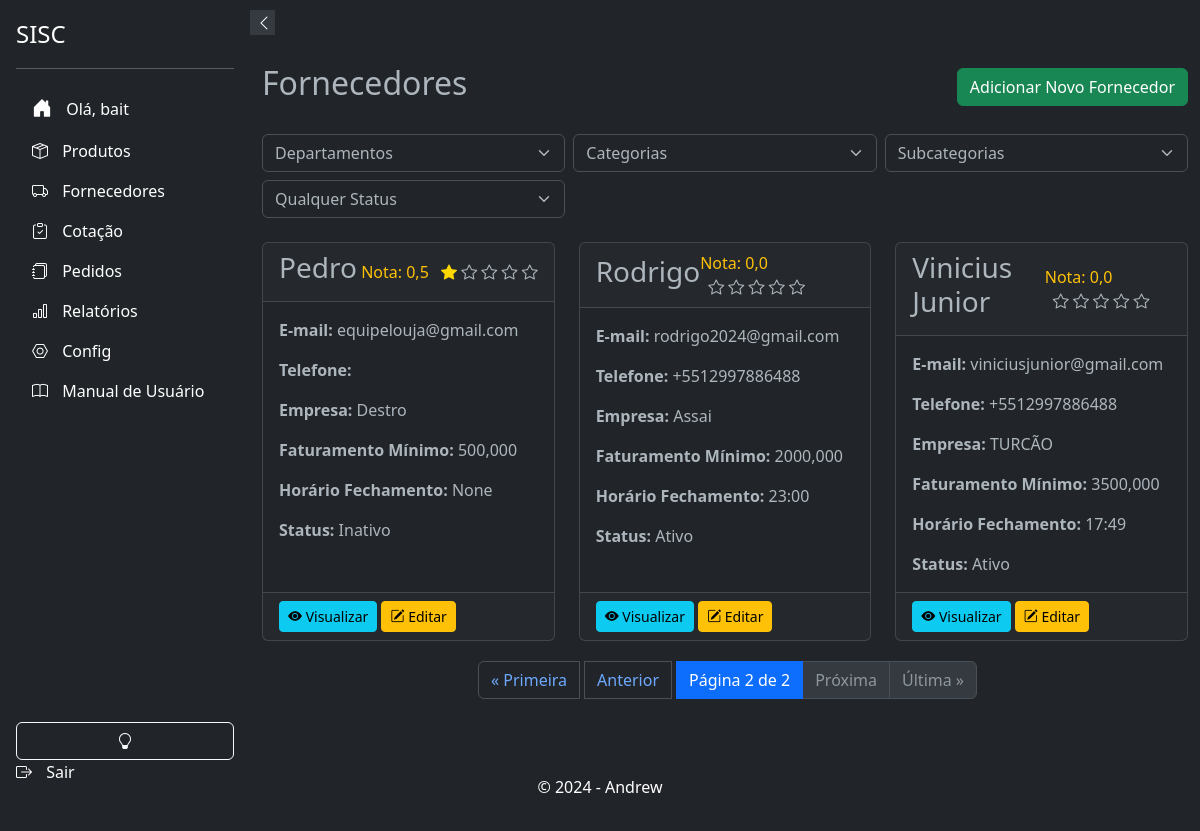
/suppliers/?page=2 (signed in), run on an earlier commit of the app's database.
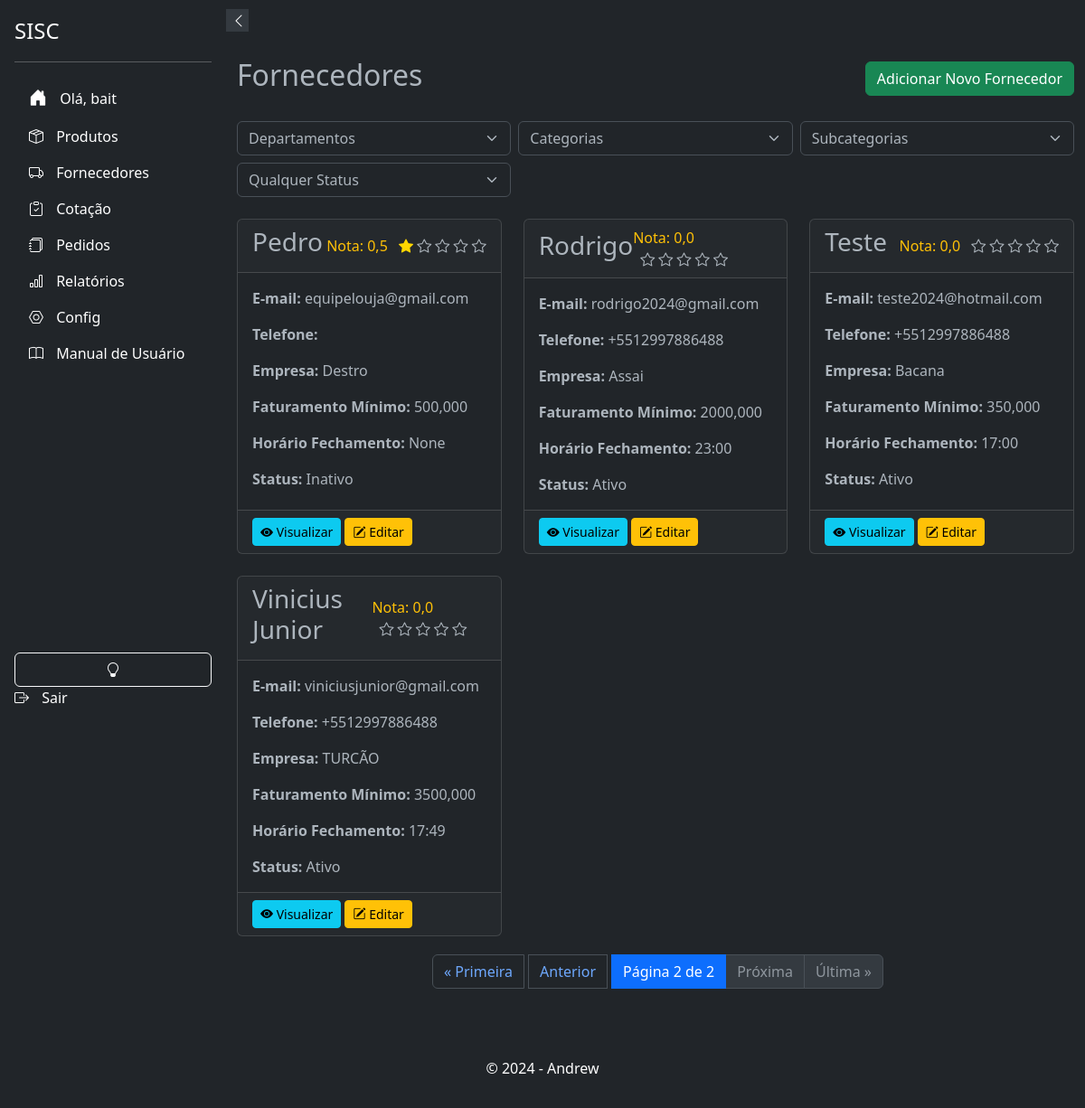
And on a later commit of the database.
### suppliers/models.py (models this page shows, shortened)
class Supplier(models.Model):
    user = models.ForeignKey(settings.AUTH_USER_MODEL, on_delete=models.CASCADE, blank=True, null=True)
    name = models.CharField(max_length=255)
    email = models.EmailField(unique=True)
    phone_regex = RegexValidator(regex=r'^\+?\d{10,15}$', message="Número de telefone no formato: '+999999999'. Até 15 dígitos.", )
    phone = models.CharField(validators=[phone_regex], max_length=17, blank=True)
    company = models.CharField(max_length=255, null=True, blank=True)
    cnpj = models.CharField(max_length=18, unique=True, validators=[validate_cnpj], null=True, blank=True)
    active = models.BooleanField(default=True, verbose_name="Ativo")
    address_line_1 = models.CharField("Endereço", max_length=255, null=True, blank=True)
    address_line_2 = models.CharField("Complemento", max_length=255, null=True, blank=True)
    city = models.CharField("Cidade", max_length=100, null=True, blank=True)
    state = models.CharField("Estado", max_length=50, null=True, blank=True)
    zip_code = models.CharField("CEP", max_length=10, null=True, blank=True)
    minimum_order_value = models.DecimalField("Valor Mínimo para Pedido", max_digits=10, decimal_places=3, validators=[MinValueValidator(0)], null=True, blank=True)
    order_response_deadline = models.TimeField("Prazo de Resposta para Pedidos", null=True, blank=True)
    departments = models.ManyToManyField('products.Departamento', related_name='suppliers', blank=True)
    categories = models.ManyToManyField(Category, blank=True, verbose_name="Categorias")
    subcategories = models.ManyToManyField(Subcategory, blank=True, verbose_name="Subcategorias")
    brands = models.ManyToManyField(Brand,  blank=True, verbose_name="Marcas")
    created_at = models.DateTimeField(auto_now_add=False, default=datetime.datetime.now, null=True, blank=True)
    updated_at = models.DateTimeField(auto_now=True, verbose_name="Atualizado em")
    deleted = models.BooleanField(default=False)
    holiday_cover_name = models.CharField("Nome do Fornecedor de Férias", max_length=255, null=True, blank=True)
    holiday_cover_email = models.EmailField("Email do Fornecedor de Férias", null=True, blank=True)
    holiday_cover_phone = models.CharField("Telefone do Fornecedor de Férias", validators=[phone_regex], max_length=17, blank=True, null=True)
    observation = models.TextField("Observação", null=True, blank=True)
    delivery_days = models.CharField("Dias de Entrega", max_length=100, blank=True, null=True)
    quality_rating = models.IntegerField(default=0, blank=True, null=True)
    delivery_time_rating = models.IntegerField(default=0, blank=True, null=True)
    price_rating = models.IntegerField(default=0, blank=True, null=True)
    reliability_rating = models.IntegerField(default=0, blank=True, null=True)
    flexibility_rating = models.IntegerField(default=0, blank=True, null=True)
    partnership_rating = models.IntegerField(default=0, blank=True, null=True)
    comments = models.TextField("Comentários", max_length=100, blank=True, null=True)
    billing_deadline_choices = [
        ('1-2', '1 a 2 dias úteis'),
        ('3-5', '3 a 5 dias úteis'),
        ('6-10', '6 a 10 dias úteis'),
        ('11-15', '11 a 15 dias úteis'),
        ('15+', 'Mais de 15 dias úteis'),
        ('negotiable', 'A combinar')
    ]
    billing_deadline = models.CharField(max_length=20, choices=billing_deadline_choices, default='1-2', verbose_name="Prazo de Faturamento")
    specific_billing_deadline = models.CharField(max_length=50, blank=True, null=True, verbose_name="Prazo Específico de Faturamento")
    class Meta:
        ordering = ['name']
    def average_rating(self):
        ratings = [self.quality_rating, self.delivery_time_rating, self.flexibility_rating, self.partnership_rating]
        ratings = [rating for rating in ratings if rating is not None]
        if ratings:
            return sum(ratings) / len(ratings)
        return None

### suppliers/views.py (the view)
# urls.py: path('', SupplierListView.as_view(), name='supplier_list'),
@method_decorator(login_required(login_url='login'), name='dispatch') # Decorador para exigir login
class SupplierListView(ListView):  # View para listar fornecedores
    model = Supplier # Modelo a ser utilizado
    template_name = 'suppliers/supplier_list.html' # Template a ser utilizado
    context_object_name = 'suppliers' # Nome do objeto de contexto
    paginate_by = 6
    def get_queryset(self): # Método para filtrar os fornecedores
        queryset = super().get_queryset()
        department_id = self.request.GET.get('department')
        category_id = self.request.GET.get('category')
        subcategory_id = self.request.GET.get('subcategory')
        status = self.request.GET.get('status')
        if department_id: # Se department_id não estiver vazio
            queryset = queryset.filter(departments__id=department_id) # Filtra os fornecedores pelo departamento
        if category_id:
            queryset = queryset.filter(categories__id=category_id)
        if subcategory_id:
            queryset = queryset.filter(subcategories__id=subcategory_id)
        if status:
            queryset = queryset.filter(active=status == 'True')
        return queryset
    def get_context_data(self, **kwargs): # Adiciona os departamentos ao contexto
        context = super().get_context_data(**kwargs)
        context['suppliers'] = context['object_list']  # Adiciona 'suppliers' ao contexto
        context['departments'] = Departamento.objects.all()
        context['categories'] = Category.objects.all()
        context['subcategories'] = Subcategory.objects.all()
        context['form'] = SupplierFilterForm(self.request.GET or None)
        context['status_form'] = SupplierStatusFilterForm(self.request.GET or None)
        return context

### suppliers/forms.py
class SupplierStatusFilterForm(forms.Form): # Formulário para filtrar fornecedores por status
    STATUS_CHOICES = [
        ('', 'Todos'),
        (True, 'Ativo'),
        (False, 'Inativo'),
    ]
    status = forms.ChoiceField(choices=STATUS_CHOICES, required=False, label='Status', widget=forms.Select(attrs={'onchange': 'this.form.submit();'}))

### suppliers/templates/suppliers/supplier_list.html (shortened to what the changed rows need)
{% extends "base.html" %}
{% load static %}
{% load i18n %}
{% load tz %}
{% block content %}
<div class="container py-4">
    <div class="d-flex justify-content-between align-items-center mb-4">
        <h2>Fornecedores</h2>
    </div>
    <br>
    <div class="row row-cols-1 row-cols-md-3 g-4">
        {% for supplier in suppliers %}
        <div class="col">
            <div class="card h-100 card-hover" onclick="location.href='{% url 'suppliers:supplier_detail' supplier.id %}'">
                <div class="card-header d-flex align-items-center justify-content-between">
                    <h3 class="card-title">{{ supplier.name }}</h3>
                    <div>
                        <span class="text-warning">Nota: {{ supplier.average_rating|floatformat:"1" }}</span>
                        <div class="rating ms-2 d-inline-block">
                            {% for i in "12345" %}
                                {% if forloop.counter <= supplier.average_rating|floatformat:"0"|add:"0" %}
                                    <i class="bi bi-star-fill"></i>
                                {% elif forloop.counter == supplier.average_rating|floatformat:"0"|add:"0"|add:"1" and supplier.average_rating|floatformat:"1"|slice:":1" == "5" %}
                                    <i class="bi bi-star-half"></i>
                                {% else %}
                                    <i class="bi bi-star"></i>
                                {% endif %}
                            {% endfor %}
                        </div>
                    </div>
                </div>
                <div class="card-body">
                    <p class="card-text"><strong>E-mail:</strong> {{ supplier.email }}</p>
                    <p class="card-text"><strong>Telefone:</strong> {{ supplier.phone }}</p>
                    <p class="card-text"><strong>Empresa:</strong> {{ supplier.company }}</p>
                    <p class="card-text"><strong>Faturamento Mínimo:</strong> {{ supplier.minimum_order_value }}</p>
                    <p class="card-text"><strong>Horário Fechamento:</strong> {{ supplier.order_response_deadline }}</p>
                    <p class="card-text"><strong>Status:</strong> {{ supplier.active|yesno:"Ativo,Inativo" }}</p>
                </div>
                <div class="card-footer">
                    <a href="{% url 'suppliers:supplier_detail' supplier.id %}" class="btn btn-info btn-sm">
                        <i class="bi bi-eye-fill"></i> Visualizar
                    </a>
                    <a href="{% url 'suppliers:supplier_update' supplier.id %}" class="btn btn-warning btn-sm">
                        <i class="bi bi-pencil-square"></i> Editar
                    </a>
                </div>
            </div>
        </div>
        {% empty %}
            <p>Nenhum fornecedor encontrado.</p>
        {% endfor %}
    </div>
</div>
{% endblock %}

What changed in the data, as far as the page shows it:
added Supplier: name "Teste", average_rating "0,0", email "teste2024@hotmail.com", phone "+5512997886488", company "Bacana", minimum_order_value "350,000", order_response_deadline "17:00", active "Ativo"
